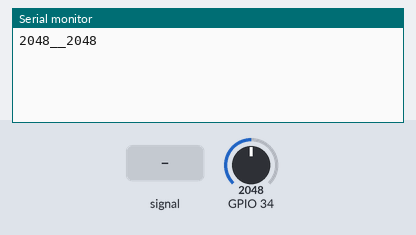
A sketch run on a simulated ESP32. Shown: the last lines printed to the serial monitor. Inputs (shaded band) come from the test bench; at power-on: GPIO 34 = 2048.

Above: at 1.2 s.
1.3 s: GPIO 34 fed a 200 Hz sine of ±327 counts around its level
At 2.6 s:
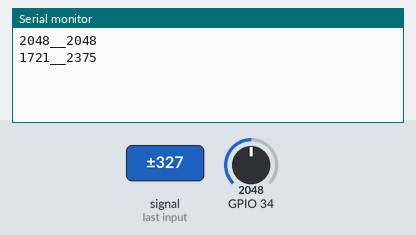
2.8 s: GPIO 34 set to 2866
At 3.8 s:
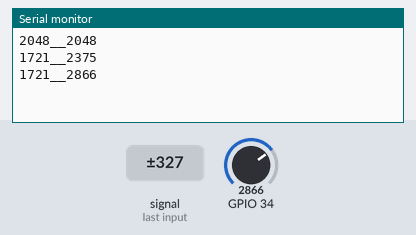
4.3 s: GPIO 34 fed a 1000 Hz sine of ±1023 counts around its level
At 5.6 s:
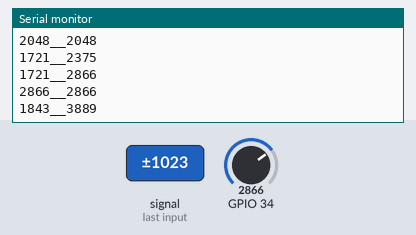
5.8 s: GPIO 34 set to 3603
At 6.8 s:
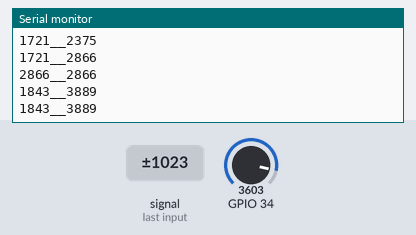
Timing chart, 0 to 8.3 s (numbered marks = the images above; inputs shaded):
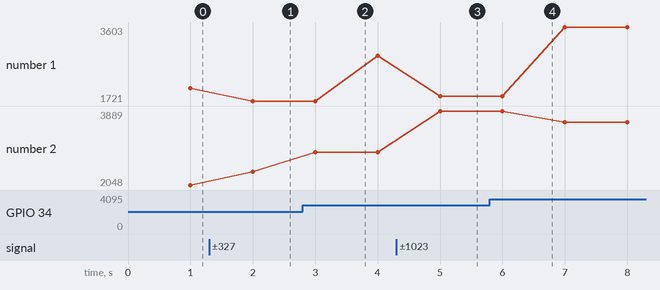

The sketch:

Code-2023-05-v1.0-ESP32-ADC-Levels.ino
```cpp
/* Measuring the ADC max and min values of the signal */

void setup(){
  Serial.begin(115200);
  pinMode(34,INPUT);
}

void loop(){
  for(int x = 0; x < 10;x++){
      SignalLevel();
  }
      while(1);
}

void SignalLevel(){
   // --- sub variables ---------------------------------
   unsigned long startMillis= millis();
   int VinWindow = 1000;
   unsigned int Vpp = 0, Vmax = 0, Vmin = 4096, Vin = 0;
   // --- Measuring -------------------------------------
   while (millis() - startMillis < VinWindow){
   Vin = analogRead(34);
      Vmax = max(Vin,Vmax);
      Vmin = min(Vin,Vmin);
   }
   Serial.print(Vmin);Serial.print("__");Serial.println(Vmax);
}
```

Measured:
- after the input at 1.3 s, the serial monitor: prints a new line after 0.70 s (image 1)
- after the input at 2.8 s, the serial monitor: prints a new line after 0.20 s (image 2)
- after the input at 4.3 s, the serial monitor: prints a new line after 0.70 s (image 3)
- plotted number 1: 2048 → 1721 after the input at 1.3 s, 1721 → 2866 after the input at 2.8 s, 2866 → 1843 after the input at 4.3 s, 1843 → 3603 after the input at 5.8 s
- plotted number 2: 2048 → 2375 after the input at 1.3 s, 2375 → 2866 after the input at 2.8 s, 2866 → 3889 after the input at 4.3 s, 3889 → 3603 after the input at 5.8 s
